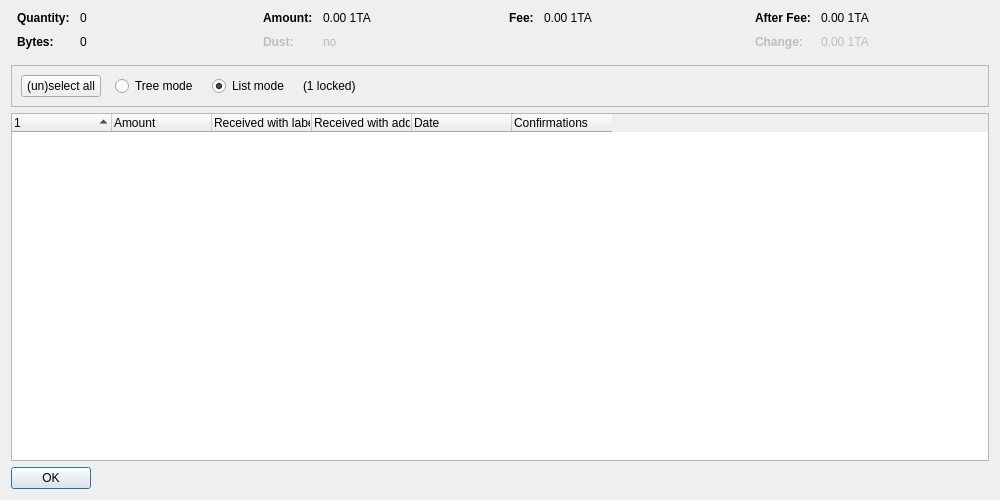
<?xml version="1.0" encoding="UTF-8"?>
<ui version="4.0">
 <class>CoinControlDialog</class>
 <widget class="QDialog" name="CoinControlDialog">
  <property name="geometry">
   <rect>
    <x>0</x>
    <y>0</y>
    <width>1000</width>
    <height>500</height>
   </rect>
  </property>
  <property name="windowTitle">
   <string>Coin Selection</string>
  </property>
  <layout class="QVBoxLayout" name="verticalLayout">
   <item>
    <layout class="QHBoxLayout" name="horizontalLayoutTop" stretch="0,0,0,0">
     <property name="topMargin">
      <number>0</number>
     </property>
     <property name="bottomMargin">
      <number>10</number>
     </property>
     <item>
      <layout class="QFormLayout" name="formLayoutCoinControl1">
       <property name="horizontalSpacing">
        <number>10</number>
       </property>
       <property name="verticalSpacing">
        <number>10</number>
       </property>
       <property name="leftMargin">
        <number>6</number>
       </property>
       <property name="rightMargin">
        <number>6</number>
       </property>
       <item row="0" column="0">
        <widget class="QLabel" name="labelCoinControlQuantityText">
         <property name="font">
          <font>
           <weight>75</weight>
           <bold>true</bold>
          </font>
         </property>
         <property name="text">
          <string>Quantity:</string>
         </property>
        </widget>
       </item>
       <item row="0" column="1">
        <widget class="QLabel" name="labelCoinControlQuantity">
         <property name="cursor">
          <cursorShape>IBeamCursor</cursorShape>
         </property>
         <property name="contextMenuPolicy">
          <enum>Qt::ActionsContextMenu</enum>
         </property>
         <property name="text">
          <string notr="true">0</string>
         </property>
         <property name="textInteractionFlags">
          <set>Qt::LinksAccessibleByMouse|Qt::TextSelectableByKeyboard|Qt::TextSelectableByMouse</set>
         </property>
        </widget>
       </item>
       <item row="1" column="0">
        <widget class="QLabel" name="labelCoinControlBytesText">
         <property name="font">
          <font>
           <weight>75</weight>
           <bold>true</bold>
          </font>
         </property>
         <property name="text">
          <string>Bytes:</string>
         </property>
        </widget>
       </item>
       <item row="1" column="1">
        <widget class="QLabel" name="labelCoinControlBytes">
         <property name="cursor">
          <cursorShape>IBeamCursor</cursorShape>
         </property>
         <property name="contextMenuPolicy">
          <enum>Qt::ActionsContextMenu</enum>
         </property>
         <property name="text">
          <string notr="true">0</string>
         </property>
         <property name="textInteractionFlags">
          <set>Qt::LinksAccessibleByMouse|Qt::TextSelectableByKeyboard|Qt::TextSelectableByMouse</set>
         </property>
        </widget>
       </item>
      </layout>
     </item>
     <item>
      <layout class="QFormLayout" name="formLayoutCoinControl2">
       <property name="horizontalSpacing">
        <number>10</number>
       </property>
       <property name="verticalSpacing">
        <number>10</number>
       </property>
       <property name="leftMargin">
        <number>6</number>
       </property>
       <property name="rightMargin">
        <number>6</number>
       </property>
       <item row="0" column="0">
        <widget class="QLabel" name="labelCoinControlAmountText">
         <property name="font">
          <font>
           <weight>75</weight>
           <bold>true</bold>
          </font>
         </property>
         <property name="text">
          <string>Amount:</string>
         </property>
        </widget>
       </item>
       <item row="0" column="1">
        <widget class="QLabel" name="labelCoinControlAmount">
         <property name="cursor">
          <cursorShape>IBeamCursor</cursorShape>
         </property>
         <property name="contextMenuPolicy">
          <enum>Qt::ActionsContextMenu</enum>
         </property>
         <property name="text">
          <string notr="true">0.00 1TA</string>
         </property>
         <property name="textInteractionFlags">
          <set>Qt::LinksAccessibleByMouse|Qt::TextSelectableByKeyboard|Qt::TextSelectableByMouse</set>
         </property>
        </widget>
       </item>
       <item row="1" column="0">
        <widget class="QLabel" name="labelCoinControlLowOutputText">
         <property name="enabled">
          <bool>false</bool>
         </property>
         <property name="font">
          <font>
           <weight>75</weight>
           <bold>true</bold>
          </font>
         </property>
         <property name="text">
          <string>Dust:</string>
         </property>
        </widget>
       </item>
       <item row="1" column="1">
        <widget class="QLabel" name="labelCoinControlLowOutput">
         <property name="enabled">
          <bool>false</bool>
         </property>
         <property name="cursor">
          <cursorShape>IBeamCursor</cursorShape>
         </property>
         <property name="contextMenuPolicy">
          <enum>Qt::ActionsContextMenu</enum>
         </property>
         <property name="text">
          <string notr="true">no</string>
         </property>
         <property name="textInteractionFlags">
          <set>Qt::LinksAccessibleByMouse|Qt::TextSelectableByKeyboard|Qt::TextSelectableByMouse</set>
         </property>
        </widget>
       </item>
      </layout>
     </item>
     <item>
      <layout class="QFormLayout" name="formLayoutCoinControl3">
       <property name="horizontalSpacing">
        <number>10</number>
       </property>
       <property name="verticalSpacing">
        <number>10</number>
       </property>
       <property name="leftMargin">
        <number>6</number>
       </property>
       <property name="rightMargin">
        <number>6</number>
       </property>
       <item row="0" column="0">
        <widget class="QLabel" name="labelCoinControlFeeText">
         <property name="font">
          <font>
           <weight>75</weight>
           <bold>true</bold>
          </font>
         </property>
         <property name="text">
          <string>Fee:</string>
         </property>
        </widget>
       </item>
       <item row="0" column="1">
        <widget class="QLabel" name="labelCoinControlFee">
         <property name="cursor">
          <cursorShape>IBeamCursor</cursorShape>
         </property>
         <property name="contextMenuPolicy">
          <enum>Qt::ActionsContextMenu</enum>
         </property>
         <property name="text">
          <string notr="true">0.00 1TA</string>
         </property>
         <property name="textInteractionFlags">
          <set>Qt::LinksAccessibleByMouse|Qt::TextSelectableByKeyboard|Qt::TextSelectableByMouse</set>
         </property>
        </widget>
       </item>
      </layout>
     </item>
     <item>
      <layout class="QFormLayout" name="formLayoutCoinControl4">
       <property name="horizontalSpacing">
        <number>10</number>
       </property>
       <property name="verticalSpacing">
        <number>10</number>
       </property>
       <property name="leftMargin">
        <number>6</number>
       </property>
       <property name="rightMargin">
        <number>6</number>
       </property>
       <item row="0" column="0">
        <widget class="QLabel" name="labelCoinControlAfterFeeText">
         <property name="font">
          <font>
           <weight>75</weight>
           <bold>true</bold>
          </font>
         </property>
         <property name="text">
          <string>After Fee:</string>
         </property>
        </widget>
       </item>
       <item row="0" column="1">
        <widget class="QLabel" name="labelCoinControlAfterFee">
         <property name="cursor">
          <cursorShape>IBeamCursor</cursorShape>
         </property>
         <property name="contextMenuPolicy">
          <enum>Qt::ActionsContextMenu</enum>
         </property>
         <property name="text">
          <string notr="true">0.00 1TA</string>
         </property>
         <property name="textInteractionFlags">
          <set>Qt::LinksAccessibleByMouse|Qt::TextSelectableByKeyboard|Qt::TextSelectableByMouse</set>
         </property>
        </widget>
       </item>
       <item row="1" column="0">
        <widget class="QLabel" name="labelCoinControlChangeText">
         <property name="enabled">
          <bool>false</bool>
         </property>
         <property name="font">
          <font>
           <weight>75</weight>
           <bold>true</bold>
          </font>
         </property>
         <property name="text">
          <string>Change:</string>
         </property>
        </widget>
       </item>
       <item row="1" column="1">
        <widget class="QLabel" name="labelCoinControlChange">
         <property name="enabled">
          <bool>false</bool>
         </property>
         <property name="cursor">
          <cursorShape>IBeamCursor</cursorShape>
         </property>
         <property name="contextMenuPolicy">
          <enum>Qt::ActionsContextMenu</enum>
         </property>
         <property name="text">
          <string notr="true">0.00 1TA</string>
         </property>
         <property name="textInteractionFlags">
          <set>Qt::LinksAccessibleByMouse|Qt::TextSelectableByKeyboard|Qt::TextSelectableByMouse</set>
         </property>
        </widget>
       </item>
      </layout>
     </item>
    </layout>
   </item>
   <item>
    <widget class="QFrame" name="frame">
     <property name="minimumSize">
      <size>
       <width>0</width>
       <height>40</height>
      </size>
     </property>
     <property name="frameShape">
      <enum>QFrame::StyledPanel</enum>
     </property>
     <property name="frameShadow">
      <enum>QFrame::Sunken</enum>
     </property>
     <layout class="QHBoxLayout" name="horizontalLayout">
      <item>
       <layout class="QHBoxLayout" name="horizontalLayoutPanel" stretch="0,0,0,0,0">
        <property name="spacing">
         <number>14</number>
        </property>
        <item>
         <widget class="QPushButton" name="pushButtonSelectAll">
          <property name="sizePolicy">
           <sizepolicy hsizetype="Maximum" vsizetype="Fixed">
            <horstretch>0</horstretch>
            <verstretch>0</verstretch>
           </sizepolicy>
          </property>
          <property name="text">
           <string>(un)select all</string>
          </property>
          <property name="autoDefault">
           <bool>false</bool>
          </property>
         </widget>
        </item>
        <item>
         <widget class="QRadioButton" name="radioTreeMode">
          <property name="sizePolicy">
           <sizepolicy hsizetype="Maximum" vsizetype="Fixed">
            <horstretch>0</horstretch>
            <verstretch>0</verstretch>
           </sizepolicy>
          </property>
          <property name="text">
           <string>Tree mode</string>
          </property>
         </widget>
        </item>
        <item>
         <widget class="QRadioButton" name="radioListMode">
          <property name="sizePolicy">
           <sizepolicy hsizetype="Maximum" vsizetype="Fixed">
            <horstretch>0</horstretch>
            <verstretch>0</verstretch>
           </sizepolicy>
          </property>
          <property name="text">
           <string>List mode</string>
          </property>
          <property name="checked">
           <bool>true</bool>
          </property>
         </widget>
        </item>
        <item>
         <widget class="QLabel" name="labelLocked">
          <property name="text">
           <string notr="true">(1 locked)</string>
          </property>
         </widget>
        </item>
        <item>
         <spacer name="horizontalSpacer">
          <property name="orientation">
           <enum>Qt::Horizontal</enum>
          </property>
          <property name="sizeHint" stdset="0">
           <size>
            <width>40</width>
            <height>20</height>
           </size>
          </property>
         </spacer>
        </item>
       </layout>
      </item>
     </layout>
    </widget>
   </item>
   <item>
    <widget class="CoinControlTreeWidget" name="treeWidget">
     <property name="contextMenuPolicy">
      <enum>Qt::CustomContextMenu</enum>
     </property>
     <property name="sortingEnabled">
      <bool>false</bool>
     </property>
     <property name="columnCount">
      <number>6</number>
     </property>
     <attribute name="headerShowSortIndicator" stdset="0">
      <bool>true</bool>
     </attribute>
     <attribute name="headerStretchLastSection">
      <bool>false</bool>
     </attribute>
     <column>
      <property name="text">
       <string/>
      </property>
     </column>
     <column>
      <property name="text">
       <string>Amount</string>
      </property>
     </column>
     <column>
      <property name="text">
       <string>Received with label</string>
      </property>
     </column>
     <column>
      <property name="text">
       <string>Received with address</string>
      </property>
     </column>
     <column>
      <property name="text">
       <string>Date</string>
      </property>
     </column>
     <column>
      <property name="text">
       <string>Confirmations</string>
      </property>
      <property name="toolTip">
       <string>Confirmed</string>
      </property>
     </column>
     <column>
      <property name="text">
       <string/>
      </property>
     </column>
     <column>
      <property name="text">
       <string/>
      </property>
     </column>
     <column>
      <property name="text">
       <string/>
      </property>
     </column>
     <column>
      <property name="text">
       <string/>
      </property>
     </column>
    </widget>
   </item>
   <item>
    <widget class="QDialogButtonBox" name="buttonBox">
     <property name="sizePolicy">
      <sizepolicy hsizetype="Maximum" vsizetype="Fixed">
       <horstretch>0</horstretch>
       <verstretch>0</verstretch>
      </sizepolicy>
     </property>
     <property name="orientation">
      <enum>Qt::Horizontal</enum>
     </property>
     <property name="standardButtons">
      <set>QDialogButtonBox::Ok</set>
     </property>
    </widget>
   </item>
  </layout>
 </widget>
 <customwidgets>
  <customwidget>
   <class>CoinControlTreeWidget</class>
   <extends>QTreeWidget</extends>
   <header>qt/coincontroltreewidget.h</header>
  </customwidget>
 </customwidgets>
 <resources/>
 <connections/>
</ui>
